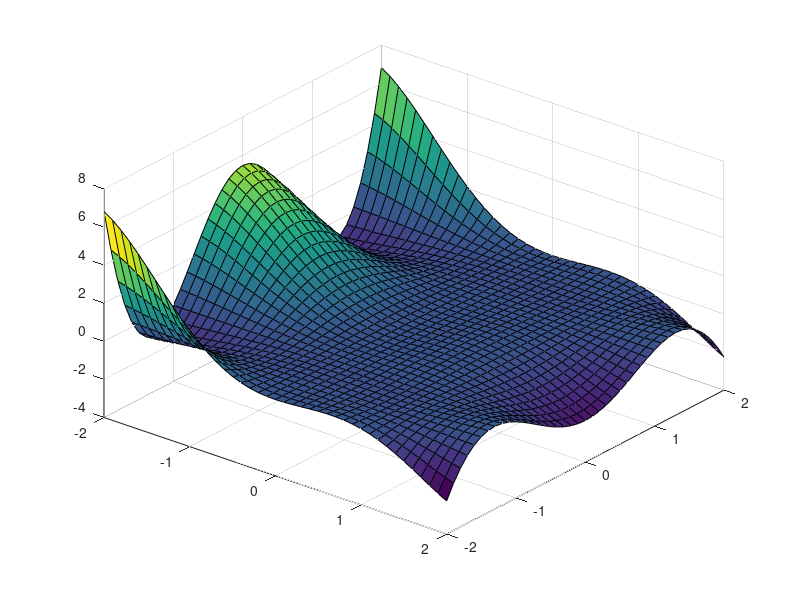

This figure's MATLAB source: (Note: this script raises an error after producing the figure.)
%% Sidorenkov Oleg Calculus HW 7.


%% Task 1.
clear;
f = @(x)sin(x) - x .^ 2 .* cos(x);

q = quad(f, -5, 0, 1.0e-05)
i = integral(f, -5, 0, 'RelTol', 0, 'AbsTol', 1.0e-05)


%% Task 2.
clear;
f = @(x)x .^ 3 + 1;

q = quad(f, 1, 4, 1.0e-05)
i = integral(f, 1, 4)


%% Task 3.
clear;
f = @(x, y)exp(-x) .* sin(y);

dblquad(f, -pi, pi, 0, 1)
integral2(f, -pi, pi, 0, 1)


%% Task 4.
clear;
f = @(x, y)sin(x) .* cos(y) .* (1 - y .^ 2) .* x .* (1 - x);
integral2(f, -2, 2, -2, 2)

clear;

[x, y] = meshgrid(-2:0.1:2);
f = sin(x) .* cos(y) .* (1 - y .^ 2) .* x .* (1 - x);

figure
hold on
grid on
surf(x, y, f)
view(39, 39)
hold off


%% Task 5.
clear;
f = @(x, y, z)exp(-x) .* sin(y) .* cos(z);

triplequad(f, -pi, pi, -2 * pi, pi, 0, 2)
integral3(f, -pi, pi, -2 * pi, pi, 0, 2)


%% Task 6.
clear;
f = @(x, y, z)exp(x) .* (sin(y)) .^ 2 + exp(-x) .* (cos(y)) .^ 2 + sin(y) .* cos(x) .* y;

triplequad(f, -2 * pi, 2 * pi, -2 * pi, 2 * pi, -4, 4)
integral3(f, -2 * pi, 2 * pi, -2 * pi, 2 * pi, -4, 4)


%% Task 7.
clear;
f = @(x)1 ./ x;

qS = quad(f, 0, 1)
qL = quadl(f, 0, 1)
qGK = quadgk(f, 0, 1)
normalIntegral = integral(f, 0, 1)


%% Task 8.
clear;
a = 20;
b = 7;
f = @(x, y)a .* cos(x) .* x .^ 2 + b .* sin(y) .* y .^ 2;

integral2(f, -2, 2, -2, 2)


%% Task 9.
clear;
a = 3;
f = inline('a .* x .^ 2 + x + 1', 'x', 'a');

quad(f, 0, 10, 1e-05, 0, a)


%% Task 10.
clear;
f = @(y)quad('exp(x) .* (sin(x) - cos(x))', 0, y);
x = f(2)

figure
hold on
grid on
fplot(f)
hold off


%% Task 11.
clear;
f = @(x)cos(x - sqrt(2)) .* exp(2 .* sin(x)) - 1;

root1 = fzero(f, [0, 2])
root2 = fzero(f, [2, 4])

integral(f, root1, root2)


%% Task 12.
clear;
f = @(x)sin(x) - x .^ 2 .* (cos(x));
newf = @(x)-sin(x) + x .^ 2 .* (cos(x));

[x1, y1] = fminbnd(f, -5, 0)
[x2, y2] = fminbnd(newf, -5, 0)

tryIntegral = integral(f, x1, x2)

figure
hold on
grid on
fplot(f, [-5, 0])
hold off

rightIntegral = integral(f, x2, x1)

